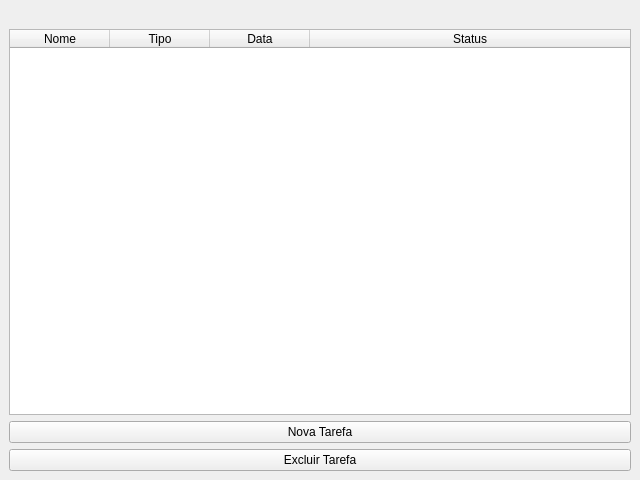
<?xml version="1.0" encoding="UTF-8"?>
<ui version="4.0">
 <class>MainWindow</class>
 <widget class="QMainWindow" name="MainWindow">
  <property name="geometry">
   <rect>
    <x>0</x>
    <y>0</y>
    <width>640</width>
    <height>480</height>
   </rect>
  </property>
  <property name="sizePolicy">
   <sizepolicy hsizetype="Maximum" vsizetype="Maximum">
    <horstretch>0</horstretch>
    <verstretch>0</verstretch>
   </sizepolicy>
  </property>
  <property name="windowTitle">
   <string>Lista de Afazeres - IFSP</string>
  </property>
  <widget class="QWidget" name="centralwidget">
   <property name="enabled">
    <bool>true</bool>
   </property>
   <property name="maximumSize">
    <size>
     <width>640</width>
     <height>16777215</height>
    </size>
   </property>
   <layout class="QVBoxLayout" name="verticalLayout">
    <item>
     <layout class="QVBoxLayout" name="verticalLayout_3">
      <item>
       <widget class="QLabel" name="label">
        <property name="maximumSize">
         <size>
          <width>16777214</width>
          <height>16777215</height>
         </size>
        </property>
        <property name="layoutDirection">
         <enum>Qt::LayoutDirection::LeftToRight</enum>
        </property>
        <property name="autoFillBackground">
         <bool>false</bool>
        </property>
        <property name="text">
         <string/>
        </property>
        <property name="pixmap">
         <pixmap resource="resources.qrc">:/IFSP-CJO2.jpg</pixmap>
        </property>
        <property name="scaledContents">
         <bool>false</bool>
        </property>
       </widget>
      </item>
      <item>
       <widget class="QTableWidget" name="tableWidget">
        <property name="minimumSize">
         <size>
          <width>1</width>
          <height>0</height>
         </size>
        </property>
        <property name="columnCount">
         <number>4</number>
        </property>
        <attribute name="horizontalHeaderStretchLastSection">
         <bool>true</bool>
        </attribute>
        <column>
         <property name="text">
          <string>Nome</string>
         </property>
        </column>
        <column>
         <property name="text">
          <string>Tipo</string>
         </property>
        </column>
        <column>
         <property name="text">
          <string>Data</string>
         </property>
        </column>
        <column>
         <property name="text">
          <string>Status</string>
         </property>
        </column>
       </widget>
      </item>
      <item>
       <widget class="QPushButton" name="btnNovaTarefa">
        <property name="text">
         <string>Nova Tarefa</string>
        </property>
       </widget>
      </item>
      <item>
       <widget class="QPushButton" name="btnExcluirTarefa">
        <property name="text">
         <string>Excluir Tarefa</string>
        </property>
       </widget>
      </item>
     </layout>
    </item>
   </layout>
  </widget>
 </widget>
 <resources>
  <include location="resources.qrc"/>
 </resources>
 <connections/>
</ui>
